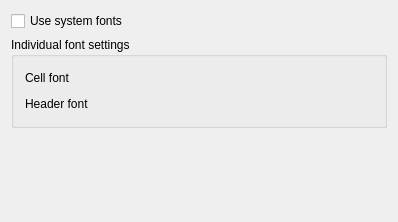
<?xml version="1.0" encoding="UTF-8"?>
<ui version="4.0">
 <class>KSettingsFonts</class>
 <widget class="QWidget" name="KSettingsFonts">
  <property name="geometry">
   <rect>
    <x>0</x>
    <y>0</y>
    <width>398</width>
    <height>222</height>
   </rect>
  </property>
  <property name="windowTitle">
   <string>Font settings</string>
  </property>
  <layout class="QVBoxLayout">
   <item>
    <widget class="QCheckBox" name="kcfg_useSystemFont">
     <property name="text">
      <string>Use system fonts</string>
     </property>
    </widget>
   </item>
   <item>
    <widget class="QGroupBox" name="m_individualFontsFrame">
     <property name="title">
      <string>Individual font settings</string>
     </property>
     <layout class="QGridLayout">
      <item row="0" column="2">
       <widget class="KFontRequester" name="kcfg_listCellFont"/>
      </item>
      <item row="1" column="2">
       <widget class="KFontRequester" name="kcfg_listHeaderFont"/>
      </item>
      <item row="0" column="1">
       <spacer name="spacer2">
        <property name="orientation">
         <enum>Qt::Horizontal</enum>
        </property>
        <property name="sizeType">
         <enum>QSizePolicy::Expanding</enum>
        </property>
        <property name="sizeHint" stdset="0">
         <size>
          <width>110</width>
          <height>20</height>
         </size>
        </property>
       </spacer>
      </item>
      <item row="1" column="1">
       <spacer name="spacer3">
        <property name="orientation">
         <enum>Qt::Horizontal</enum>
        </property>
        <property name="sizeType">
         <enum>QSizePolicy::Expanding</enum>
        </property>
        <property name="sizeHint" stdset="0">
         <size>
          <width>100</width>
          <height>20</height>
         </size>
        </property>
       </spacer>
      </item>
      <item row="0" column="0">
       <widget class="QLabel" name="textLabel1">
        <property name="text">
         <string>Cell font</string>
        </property>
        <property name="wordWrap">
         <bool>false</bool>
        </property>
       </widget>
      </item>
      <item row="1" column="0">
       <widget class="QLabel" name="textLabel2">
        <property name="text">
         <string>Header font</string>
        </property>
        <property name="wordWrap">
         <bool>false</bool>
        </property>
       </widget>
      </item>
     </layout>
    </widget>
   </item>
   <item>
    <spacer name="spacer1">
     <property name="orientation">
      <enum>Qt::Vertical</enum>
     </property>
     <property name="sizeType">
      <enum>QSizePolicy::Expanding</enum>
     </property>
     <property name="sizeHint" stdset="0">
      <size>
       <width>20</width>
       <height>30</height>
      </size>
     </property>
    </spacer>
   </item>
  </layout>
 </widget>
 <layoutdefault spacing="6" margin="11"/>
 <customwidgets>
  <customwidget>
   <class>KFontRequester</class>
   <extends>QWidget</extends>
   <header>kfontrequester.h</header>
  </customwidget>
 </customwidgets>
 <resources/>
 <connections>
  <connection>
   <sender>kcfg_useSystemFont</sender>
   <signal>toggled(bool)</signal>
   <receiver>m_individualFontsFrame</receiver>
   <slot>setDisabled(bool)</slot>
   <hints>
    <hint type="sourcelabel">
     <x>20</x>
     <y>20</y>
    </hint>
    <hint type="destinationlabel">
     <x>20</x>
     <y>20</y>
    </hint>
   </hints>
  </connection>
 </connections>
</ui>
